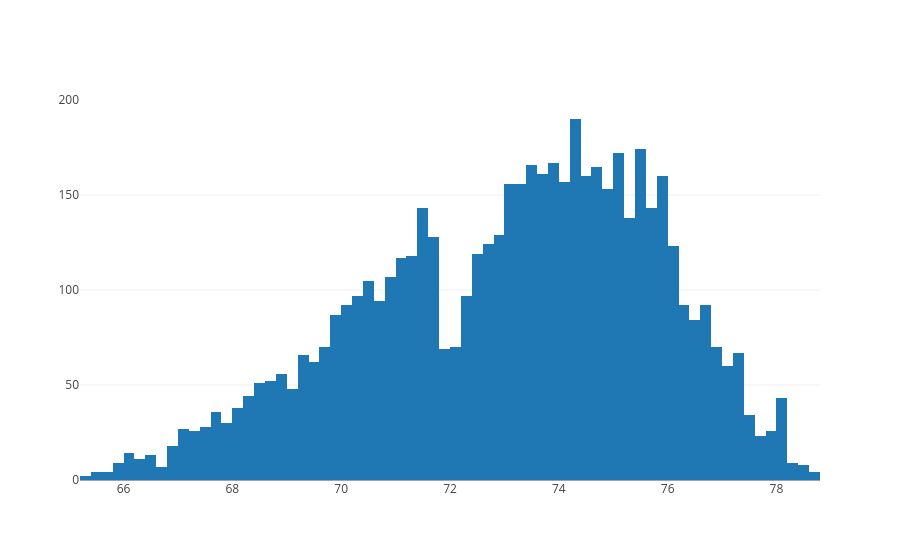

Source (notebook cell):
### Markdown cell above
Para plotarmos o Histograma, usamos o método `pyplot`:

### Code cell
plotly.iplot(pyplot_data)

### Figure 1 — Plotly figure (JSON) as saved in the notebook; plotly's stock layout.template omitted (floating-point values rounded to 4 significant figures; data arrays with more than 128 entries replaced by an {"elided": "..."} marker saying what was removed)
{"data": [{"type": "histogram", "uid": "cfef096b-16da-4594-9114-8216234b832a", "x": {"elided": "5570 float values"}}], "layout": {}}
